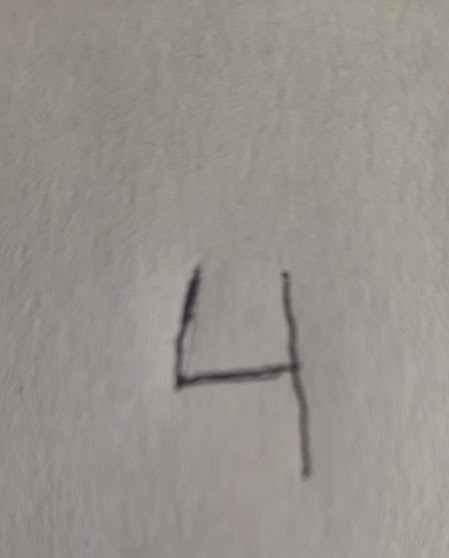
#> input picture k-nearest-neighbor/images/4_image.jpg, 449 x 558 px
$ jupyter execute --allow-errors KNN_Implement_Examples.ipynb
#> lines starting #> are read from the running program, lines starting #| are printed output that depends on the picture
### k-nearest-neighbor/knn.py
import numpy as np
from collections import Counter

def euclidean_distance(x1, x2):
    """
    :param x1: New Data Point
    :param x2: Data Points in dataset
    :return: Distance between new data point and all data points in
    training set
    """
    distance = np.sqrt(np.sum((x1-x2)**2))
    return distance

# def euclidean_distance(x1, x2):
#     """
#     :param x1: New Data Point
#     :param x2: Data Points in dataset
#     :return: Distance between new data point and all data points in
#     training set
#     """
#     distance = np.linalg.norm(x1 - x2)
#     return distance

class KNN:
    """
    KNN Class for implementing KNN Algorithm in Scikit-learn style
    """
    def __init__(self, k=3):
        self.k = k

    def fit(self, X, y):
        """
        :param X: Feature Vector
        :param y: Class Label
        Sets the value of X_train and y_train.
        """

        self.X_train = X
        self.y_train = y

    def predict(self, X):
        """
        :param X: Datapoints for which prediction have to be made
        :return: Prediction for given datapoints
        """
        predictions = [self._predict(x) for x in X]
        return predictions

    def _predict(self, x):
        """
        Helper function that carries out actual prediction
        :param X: Datapoint for which prediction have to be made
        :return: Prediction for given datapoint
        """
        # compute the distance
        distances = [euclidean_distance(x, x_train) for x_train in self.X_train]

        # get the closest k
        k_indices = np.argsort(distances)[:self.k]
        # get First K labels
        k_nearest_labels = [self.y_train[i] for i in k_indices]

        # majority vote
        most_common = Counter(k_nearest_labels).most_common()
        return most_common[0][0]

### k-nearest-neighbor/KNN_Implement_Examples.ipynb
# KNN from Scratch

**knn.py** file where KNN is implemented from scratch
```
import numpy as np
from collections import Counter

def euclidean_distance(x1, x2):
    """
    :param x1: New Data Point
    :param x2: Data Points in dataset
    :return: Distance between new data point and all data points in
    training set
    """
    distance = np.sqrt(np.sum((x1-x2)**2))
    return distance

# def euclidean_distance(x1, x2):
#     """
#     :param x1: New Data Point
#     :param x2: Data Points in dataset
#     :return: Distance between new data point and all data points in
#     training set
#     """
#     distance = np.linalg.norm(x1 - x2)
#     return distance

class KNN:
    """
    KNN Class for implementing KNN Algorithm in Scikit-learn style
    """
    def __init__(self, k=3):
        self.k = k

    def fit(self, X, y):
        """
        :param X: Feature Vector
        :param y: Class Label
        Sets the value of X_train and y_train.
        """

        self.X_train = X
        self.y_train = y

    def predict(self, X):
        """
        :param X: Datapoints for which prediction have to be made
        :return: Prediction for given datapoints
        """
        predictions = [self._predict(x) for x in X]
        return predictions

    def _predict(self, x):
        """
        Helper function that carries out actual prediction
        :param X: Datapoint for which prediction have to be made
        :return: Prediction for given datapoint
        """
        # compute the distance
        distances = [euclidean_distance(x, x_train) for x_train in self.X_train]

        # get the closest k
        k_indices = np.argsort(distances)[:self.k]
        # get First K labels
        k_nearest_labels = [self.y_train[i] for i in k_indices]

        # majority vote
        most_common = Counter(k_nearest_labels).most_common()
        return most_common[0][0]
```

## Import the Required Libraries

[cell 1]
# Import the Required Libraries
import numpy as np
from sklearn.datasets import fetch_openml
from sklearn import datasets
from sklearn.model_selection import train_test_split
import matplotlib.pyplot as plt
from matplotlib.colors import ListedColormap
from knn import KNN

## Iris Dataset

[cell 2]
iris = datasets.load_iris()
X, y = iris.data, iris.target

## Plot to Visualize Different Classes

[cell 3]
cmap = ListedColormap(['#FF0000','#00FF00','#0000FF'])
plt.figure()
plt.scatter(X[:,2],X[:,3], c=y, cmap=cmap, edgecolor='k', s=20)
plt.show()
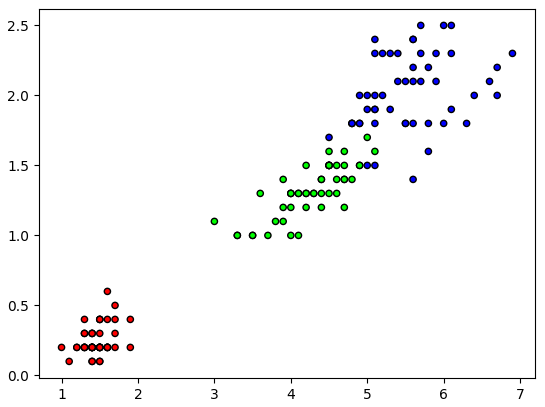
#> figure drawn by matplotlib, 1 panel

## Train Test Split

[cell 4]
X_train, X_test, y_train, y_test = train_test_split(X, y, test_size=0.2, random_state=0)

## Create the Model

[cell 5]
clf = KNN(k=5)

## Train the Model

[cell 6]
clf.fit(X_train, y_train)

## Make the Prediction

[cell 7]
predictions = clf.predict(X_test)

## Get Accuracy

[cell 8]
acc = np.sum(predictions == y_test) / len(y_test)
print("{:.2f}".format(acc))

## Make Prediction for New Data Point

[cell 9]
clf.predict([[5.8, 2.8, 5.1, 2.4]])

[cell 10]
from sklearn.metrics import accuracy_score

[cell 11]
acc = accuracy_score(y_true=y_test,y_pred=predictions)
print("{:.2f}".format(acc))

## Use Scikit-Learn

[cell 12]
from sklearn.neighbors import KNeighborsClassifier
clf_sci = KNeighborsClassifier(n_neighbors=5,p=2)
clf_sci.fit(X_train,y_train)
sci_pred = clf_sci.predict(X_test)
acc_sci = accuracy_score(y_true=y_test,y_pred=sci_pred)
print("{:.2f}".format(acc_sci))

# MNIST Handwritten Digit Dataset

#> (a cell that did not finish here is left out)

#> (a cell that did not finish here is left out)

## Example of Each Digit

#> (a cell that did not finish here is left out)

[cell 16]
# Plot the example images
fig, axes = plt.subplots(2, 5, figsize=(10, 5))
axes = axes.ravel()
#> (the rest of this cell did not finish here and is left out)

## Train Test Split

#> (a cell that did not finish here is left out)

[cell 18]
X.shape

## Create and Train the Model

[cell 19]
d_clf = KNN(k=5)
#> (the rest of this cell did not finish here and is left out)

## Make Prediction on Testset

#> (a cell that did not finish here is left out)

## Get Accuracy

#> (a cell that did not finish here is left out)

## Making Prediction on New Image

### Function to Load and Preprocess Image

[cell 22]
import cv2
def pre_process_image(file_path):
#> called with file_path = 'images/4_image.jpg'
    test_image = cv2.imread(file_path, cv2.IMREAD_GRAYSCALE)
#> test_image: shape (558, 449); min 42, max 179, mean 147.3
    # Format Image
    img_resized = cv2.resize(test_image, (28, 28), interpolation=cv2.INTER_LINEAR)
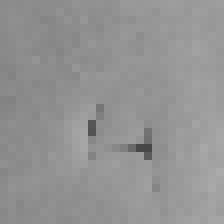
#> img_resized: shape (28, 28) (shown 8 times larger); min 71, max 171, mean 147.5
    img_resized = cv2.bitwise_not(img_resized)
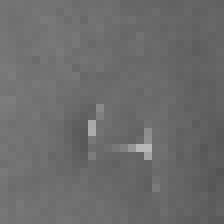
#> img_resized: shape (28, 28) (shown 8 times larger); min 84, max 184, mean 107.5
    # Convert the image data to a numpy array
    img_data = np.array(img_resized)
    # Reshape the image data to a 1-D array
    img_data = img_data.reshape(-1)
#> img_data = 784 values, max 184 at index 522, min 84 at index 615, mean 107.5
    return img_data

[cell 23]
image_files = ['images/4_image.jpg','images/4_image_1.jpg','images/5_image.jpg']
#> (the rest of this cell did not finish here and is left out)

[cell 24]
import cv2
# Load sample image
file = r'images/1_img.PNG'
test_image = cv2.imread(file, cv2.IMREAD_GRAYSCALE)
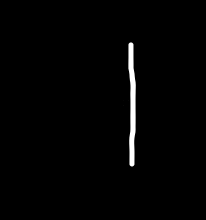
#> input picture k-nearest-neighbor/images/1_img.PNG, 206 x 220 px
#> test_image is the input picture: shape (220, 206); min 0, max 255, mean 3.5
# Format Image
img_resized = cv2.resize(test_image, (28, 28), interpolation=cv2.INTER_LINEAR)
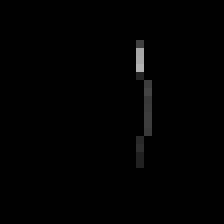
#> img_resized: shape (28, 28) (shown 8 times larger); min 0, max 179, mean 1.5
# img_resized = cv2.bitwise_not(img_resized)
# Preview reformatted image
plt.imshow(img_resized, cmap='gray')

[cell 25]
# Convert the image data to a numpy array
img_data = np.array(img_resized)
# Reshape the image data to a 1-D array
img_data = img_data.reshape(-1)
#> img_data = 784 values, max 179 at index 241, min 0 at index 0, mean 1.51
